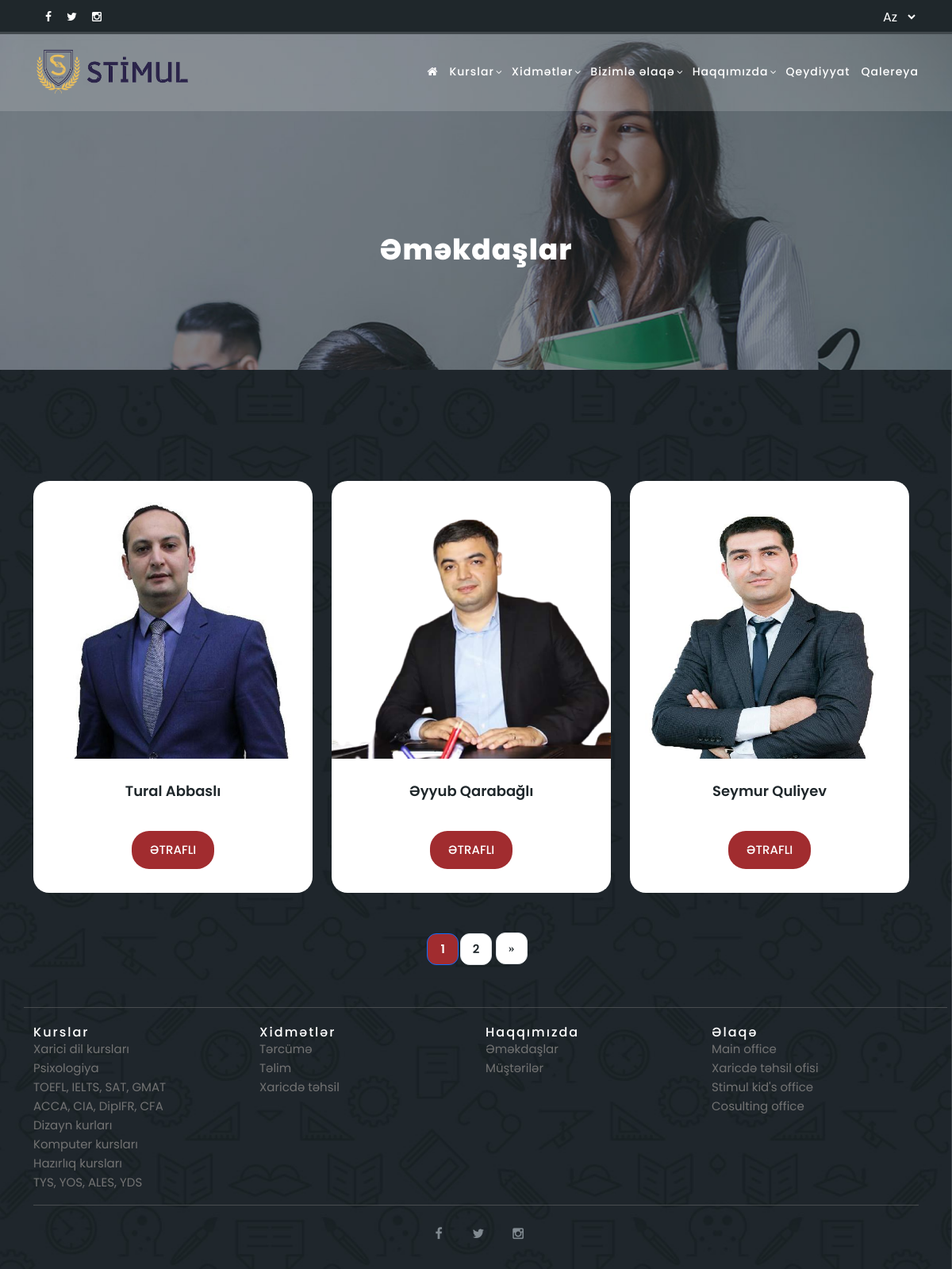
Page /all_colleagues on the committed database.
### tables this page shows
CREATE TABLE `colleagues` (
  `cl_id` int(11) NOT NULL,
  `cl_name` varchar(200) NOT NULL,
  `cl_name_eng` varchar(200) NOT NULL,
  `cl_name_ru` varchar(200) NOT NULL,
  `cl_description` longtext NOT NULL,
  `cl_description_eng` longtext NOT NULL,
  `cl_description_ru` longtext NOT NULL,
  `cl_img` varchar(200) NOT NULL,
  `cl_img_ext` varchar(200) NOT NULL,
  `cl_create_date` varchar(255) NOT NULL,
  `cl_update_date` varchar(255) NOT NULL
);

### index.php (called while the page is built, shortened)
<?php
require_once BASEPATH.'core/CodeIgniter.php';

### application/config/config.php (called while the page is built, shortened)
<?php
$config['base_url'] = 'http://localhost/stimul/';
$config['index_page'] = 'index.php';
$config['uri_protocol']	= 'REQUEST_URI';
$config['url_suffix'] = '';
$config['language']	= 'english';
$config['charset'] = 'UTF-8';
$config['enable_hooks'] = TRUE;
$config['subclass_prefix'] = 'MY_';
$config['composer_autoload'] = FALSE;
$config['permitted_uri_chars'] = 'a-z 0-9~%.:_\-';
$config['enable_query_strings'] = FALSE;
$config['controller_trigger'] = 'c';
$config['function_trigger'] = 'm';
$config['directory_trigger'] = 'd';
$config['allow_get_array'] = TRUE;
$config['log_threshold'] = 0;
$config['log_path'] = '';
$config['log_file_extension'] = '';
$config['log_file_permissions'] = 0644;
$config['log_date_format'] = 'Y-m-d H:i:s';
$config['error_views_path'] = '';
$config['cache_path'] = '';
$config['cache_query_string'] = FALSE;
$config['encryption_key'] = '';
$config['sess_driver'] = 'files';
$config['sess_cookie_name'] = 'ci_session';
$config['sess_samesite'] = 'Lax';
$config['sess_expiration'] = 7200;
$config['sess_save_path'] = NULL;
$config['sess_match_ip'] = FALSE;
$config['sess_time_to_update'] = 300;
$config['sess_regenerate_destroy'] = FALSE;
$config['cookie_prefix']	= '';
$config['cookie_domain']	= '';
$config['cookie_path']		= '/';
$config['cookie_secure']	= FALSE;
$config['cookie_httponly'] 	= FALSE;
$config['cookie_samesite'] 	= 'Lax';
$config['standardize_newlines'] = FALSE;
$config['global_xss_filtering'] = TRUE;
$config['csrf_protection'] = FALSE;
$config['csrf_token_name'] = 'csrf_test_name';
$config['csrf_cookie_name'] = 'csrf_cookie_name';
$config['csrf_expire'] = 7200;
$config['csrf_regenerate'] = TRUE;
$config['csrf_exclude_uris'] = array();
$config['compress_output'] = FALSE;
$config['time_reference'] = 'local';
$config['rewrite_short_tags'] = FALSE;
$config['proxy_ips'] = '';

### application/models/UserModel.php (called while the page is built, shortened)
<?php
class UserModel extends CI_Model{
    public function get_all_colleagues($limit , $count){
        return $this->db->limit($limit , $count)->get('colleagues')->result_array();
    }
    public function get_colleagues_count(){
        return $this->db->count_all('colleagues');
    }
}

### application/views/user/colleagues.php (the view, shortened to what this page needs)
<section class="heading-page header-text" id="top">
    <div class="container">
        <div class="row">
            <div class="col-lg-12">
                <h2>Əməkdaşlar</h2>
            </div>
        </div>
    </div>
</section>
<section class="meetings-page" id="meetings">
    <div class="container">
        <div class="row">
            <div class="col-lg-12">
                <div class="row">
                    <div class="col-lg-12">
                        <div class="row grid">
                            <?php foreach ($get_all_colleagues as $colleagues_key) { ?>
                                <div class="col-lg-4 templatemo-item-col all soon">
                                    <div class="meeting-item">
                                        <div class="thumb">
                                            <a href="<?php echo base_url('colleagues_detail/' . $colleagues_key['cl_id']); ?>"><img height="350px!important" src="<?php echo base_url('uploads/colleagues/' . $colleagues_key['cl_img']); ?>" alt=""></a>
                                        </div>
                                        <div class="down-content">
                                            <a class="myname" href="<?php echo base_url('colleagues_detail/' . $colleagues_key['cl_id']); ?>">
                                                <h4><?php echo $colleagues_key['cl_name']; ?></h4>
                                            </a>
                                            <br>
                                            <div class="mybtn1">
                                                <a href="<?php echo base_url('colleagues_detail/' . $colleagues_key['cl_id']); ?>  "><button class="mybutton">ƏTRAFLI</button></a>
                                            </div>
                                        </div>
                                    </div>
                                </div>
                            <?php } ?>
                        </div>
                    </div>
                    <div class="col-lg-12">
                        <div class="pagination">
                            <?php echo $links; ?>
                        </div>
                    </div>
                </div>
            </div>
        </div>
    </div>
</section>

### public/user/assets/css/templatemo-edu-meeting.css (style rules this page uses)
html, body, div, span, applet, object, iframe, h1, h2, h3, h4, h5, h6, p, blockquote, div pre, a, abbr, acronym, address, big, cite, code, del, dfn, em, font, img, ins, kbd, q, s, samp, small, strike, strong, sub, sup, tt, var, b, u, i, center, dl, dt, dd, ol, ul, li, figure, header, nav, section, article, aside, footer, figcaption { margin: 0; padding: 0; border: 0; outline: 0; }
header, nav, section, article, aside, footer, hgroup { display: block; }
* { box-sizing: border-box; }
html, body { font-family: 'Poppins', sans-serif; font-weight: 400; background-color: #fff; font-size: 16px; -ms-text-size-adjust: 100%; -webkit-font-smoothing: antialiased; -moz-osx-font-smoothing: grayscale; }
a { text-decoration: none !important; color: #3CF; }
h1, h2, h3, h4, h5, h6 { margin-top: 0px; margin-bottom: 0px; }
img { width: 100%; overflow: hidden; }
html, body { background: #fff; font-family: 'Poppins', sans-serif; }
.meeting-item { margin-bottom: 30px; }
.meeting-item .thumb { position: relative; }
.meeting-item .thumb img { border-top-right-radius: 20px; border-top-left-radius: 20px; }
.meeting-item .down-content { background-color: #fff; padding: 30px; border-bottom-right-radius: 20px; border-bottom-left-radius: 20px; }
.meeting-item .down-content h4 { font-size: 18px; color: #1f272b; font-weight: 600; display: inline-block; margin-bottom: 15px; }
section.heading-page { background-image: url(../images/heading-bg.jpg); background-position: center center; background-repeat: no-repeat; background-size: cover; padding-top: 230px; padding-bottom: 110px; text-align: center; }
section.heading-page h2 { margin-top: 20px; margin-bottom: 20px; font-size: 36px; text-transform: full-width; font-weight: 800; color: #fff; letter-spacing: 1px; }
section.meetings-page { background-image: url(../images/meetings-page-bg.jpg); background-position: center center; background-attachment: fixed; background-repeat: no-repeat; background-size: cover; padding-top: 140px; padding-bottom: 0px; }
section.meetings-page .pagination { text-align: center; width: 100%; margin-top: 20px; display: inline-block; }
section.meetings-page .pagination ul li a { width: 40px; height: 40px; background-color: #fff; border-radius: 10px; color: #1f272b; display: inline-block; text-align: center; line-height: 40px; font-weight: 600; font-size: 15px; transition: all .3s; }
.templatemo-item-col { width: 33%; }

### public/user/assets/css/mycss.css (style rules this page uses)
.mybutton { font-size: 15px; color: #fff; background-color: #a12c2f; padding: 13px 23px; display: inline-block; border-radius: 22px; font-weight: 500; text-transform: full-width; transition: all .3s; border: none; outline: none; }
.myname { display: flex; align-items: center; justify-content: center; }
.mybtn1 { display: flex; align-items: center; justify-content: center; text-decoration: none; }
.myactivebtn .page-item a { display: flex!important; justify-content: center!important; align-items: center!important; border-radius: 30%!important; }
.myactivebtn .page-link { display: flex!important; justify-content: center!important; align-items: center!important; border-radius: 30%!important; }

### rows in the picture
colleagues: cl_img (picture), cl_name "Tural Abbaslı"
colleagues: cl_img (picture), cl_name "Əyyub Qarabağlı"
colleagues: cl_img (picture), cl_name "Seymur Quliyev"

### other values in the picture
$this->lang->line('courses') "Kurslar"
$this->lang->line('services') "Xidmətlər"
$this->lang->line('contact') "Bizimlə əlaqə"
$this->lang->line('about') "Haqqımızda"
$this->lang->line('register') "Qeydiyyat"
$this->lang->line('gallery') "Qalereya"
$links "1 2 »"
$this->lang->line('foreing') "Xarici dil kursları"
$this->lang->line('psychology') "Psixologiya"
$this->lang->line('toefl') "TOEFL, IELTS, SAT, GMAT"
$this->lang->line('acca') "ACCA, CIA, DipIFR, CFA"
$this->lang->line('design') "Dizayn kurları"
$this->lang->line('computer') "Komputer kursları"
$this->lang->line('prepearing') "Hazırlıq kursları"
$this->lang->line('yos') "TYS, YOS, ALES, YDS"
